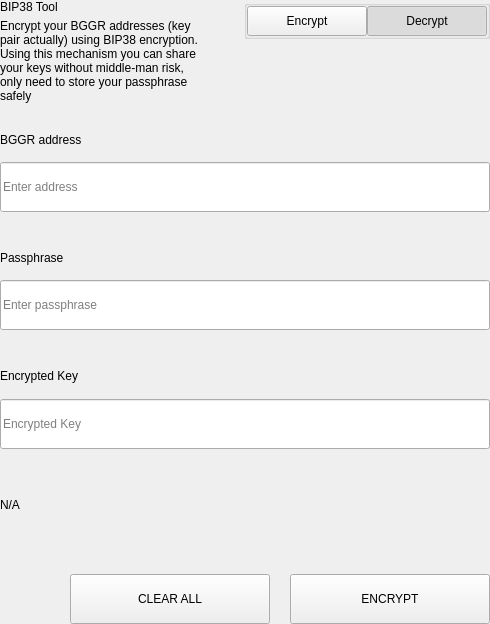
<?xml version="1.0" encoding="UTF-8"?>
<ui version="4.0">
 <class>SettingsBitToolWidget</class>
 <widget class="QWidget" name="SettingsBitToolWidget">
  <property name="geometry">
   <rect>
    <x>0</x>
    <y>0</y>
    <width>490</width>
    <height>624</height>
   </rect>
  </property>
  <property name="windowTitle">
   <string>Form</string>
  </property>
  <layout class="QVBoxLayout" name="verticalLayout">
   <property name="spacing">
    <number>0</number>
   </property>
   <property name="leftMargin">
    <number>0</number>
   </property>
   <property name="topMargin">
    <number>0</number>
   </property>
   <property name="rightMargin">
    <number>0</number>
   </property>
   <property name="bottomMargin">
    <number>0</number>
   </property>
   <item>
    <widget class="QWidget" name="left" native="true">
     <layout class="QVBoxLayout" name="verticalLayout_3">
      <property name="leftMargin">
       <number>0</number>
      </property>
      <property name="topMargin">
       <number>0</number>
      </property>
      <property name="rightMargin">
       <number>0</number>
      </property>
      <property name="bottomMargin">
       <number>0</number>
      </property>
      <item>
       <layout class="QVBoxLayout" name="verticalLayout_2">
        <property name="spacing">
         <number>0</number>
        </property>
        <item>
         <layout class="QHBoxLayout" name="horizontalLayout_3" stretch="3,1">
          <property name="spacing">
           <number>40</number>
          </property>
          <item>
           <layout class="QVBoxLayout" name="verticalLayoutTitle">
            <property name="spacing">
             <number>5</number>
            </property>
            <item>
             <widget class="QLabel" name="labelTitle">
              <property name="text">
               <string>BIP38 Tool</string>
              </property>
             </widget>
            </item>
            <item>
             <widget class="QLabel" name="labelSubtitle1">
              <property name="text">
               <string>Encrypt your BGGR addresses (key pair actually) using BIP38 encryption.
Using this mechanism you can share your keys without middle-man risk, only need to store your passphrase safely</string>
              </property>
              <property name="wordWrap">
               <bool>true</bool>
              </property>
             </widget>
            </item>
           </layout>
          </item>
          <item alignment="Qt::AlignTop">
           <widget class="QGroupBox" name="groupBox">
            <property name="title">
             <string/>
            </property>
            <property name="alignment">
             <set>Qt::AlignLeading|Qt::AlignLeft|Qt::AlignTop</set>
            </property>
            <layout class="QHBoxLayout" name="horizontalLayout_4">
             <property name="spacing">
              <number>0</number>
             </property>
             <property name="leftMargin">
              <number>0</number>
             </property>
             <property name="topMargin">
              <number>0</number>
             </property>
             <property name="rightMargin">
              <number>0</number>
             </property>
             <property name="bottomMargin">
              <number>0</number>
             </property>
             <item>
              <spacer name="horizontalSpacer">
               <property name="orientation">
                <enum>Qt::Horizontal</enum>
               </property>
               <property name="sizeHint" stdset="0">
                <size>
                 <width>40</width>
                 <height>20</height>
                </size>
               </property>
              </spacer>
             </item>
             <item>
              <widget class="QPushButton" name="pushLeft">
               <property name="minimumSize">
                <size>
                 <width>120</width>
                 <height>30</height>
                </size>
               </property>
               <property name="maximumSize">
                <size>
                 <width>120</width>
                 <height>30</height>
                </size>
               </property>
               <property name="focusPolicy">
                <enum>Qt::NoFocus</enum>
               </property>
               <property name="text">
                <string>Encrypt</string>
               </property>
               <property name="checkable">
                <bool>true</bool>
               </property>
               <property name="autoExclusive">
                <bool>true</bool>
               </property>
              </widget>
             </item>
             <item>
              <widget class="QPushButton" name="pushRight">
               <property name="minimumSize">
                <size>
                 <width>120</width>
                 <height>30</height>
                </size>
               </property>
               <property name="maximumSize">
                <size>
                 <width>120</width>
                 <height>30</height>
                </size>
               </property>
               <property name="focusPolicy">
                <enum>Qt::NoFocus</enum>
               </property>
               <property name="text">
                <string>Decrypt</string>
               </property>
               <property name="checkable">
                <bool>true</bool>
               </property>
               <property name="checked">
                <bool>true</bool>
               </property>
               <property name="autoExclusive">
                <bool>true</bool>
               </property>
              </widget>
             </item>
            </layout>
           </widget>
          </item>
         </layout>
        </item>
        <item>
         <widget class="QStackedWidget" name="stackedWidget">
          <property name="currentIndex">
           <number>1</number>
          </property>
          <widget class="QWidget" name="pageDecrypt">
           <layout class="QVBoxLayout" name="verticalLayout_5">
            <property name="spacing">
             <number>0</number>
            </property>
            <property name="leftMargin">
             <number>0</number>
            </property>
            <property name="topMargin">
             <number>0</number>
            </property>
            <property name="rightMargin">
             <number>0</number>
            </property>
            <property name="bottomMargin">
             <number>0</number>
            </property>
            <item>
             <widget class="QWidget" name="widget" native="true">
              <property name="minimumSize">
               <size>
                <width>0</width>
                <height>100</height>
               </size>
              </property>
              <layout class="QVBoxLayout" name="verticalLayout_4">
               <property name="spacing">
                <number>0</number>
               </property>
               <property name="leftMargin">
                <number>0</number>
               </property>
               <property name="topMargin">
                <number>0</number>
               </property>
               <property name="rightMargin">
                <number>0</number>
               </property>
               <property name="bottomMargin">
                <number>0</number>
               </property>
               <item>
                <spacer name="verticalSpacer_2">
                 <property name="orientation">
                  <enum>Qt::Vertical</enum>
                 </property>
                 <property name="sizeType">
                  <enum>QSizePolicy::Fixed</enum>
                 </property>
                 <property name="sizeHint" stdset="0">
                  <size>
                   <width>20</width>
                   <height>20</height>
                  </size>
                 </property>
                </spacer>
               </item>
               <item>
                <layout class="QHBoxLayout" name="horizontalLayout_6" stretch="2">
                 <property name="spacing">
                  <number>0</number>
                 </property>
                 <item>
                  <layout class="QVBoxLayout" name="verticalLayout_7">
                   <property name="spacing">
                    <number>9</number>
                   </property>
                   <item>
                    <widget class="QLabel" name="labelSubtitleKey">
                     <property name="minimumSize">
                      <size>
                       <width>0</width>
                       <height>20</height>
                      </size>
                     </property>
                     <property name="maximumSize">
                      <size>
                       <width>16777215</width>
                       <height>20</height>
                      </size>
                     </property>
                     <property name="text">
                      <string>Encrypted key</string>
                     </property>
                    </widget>
                   </item>
                   <item>
                    <widget class="QLineEdit" name="lineEditKey">
                     <property name="minimumSize">
                      <size>
                       <width>0</width>
                       <height>50</height>
                      </size>
                     </property>
                     <property name="maximumSize">
                      <size>
                       <width>16777215</width>
                       <height>50</height>
                      </size>
                     </property>
                     <property name="placeholderText">
                      <string>Enter a encrypted key</string>
                     </property>
                    </widget>
                   </item>
                  </layout>
                 </item>
                </layout>
               </item>
               <item>
                <spacer name="verticalSpacer_3">
                 <property name="orientation">
                  <enum>Qt::Vertical</enum>
                 </property>
                 <property name="sizeType">
                  <enum>QSizePolicy::Fixed</enum>
                 </property>
                 <property name="sizeHint" stdset="0">
                  <size>
                   <width>20</width>
                   <height>20</height>
                  </size>
                 </property>
                </spacer>
               </item>
               <item>
                <layout class="QVBoxLayout" name="verticalLayout_9">
                 <property name="spacing">
                  <number>9</number>
                 </property>
                 <item>
                  <widget class="QLabel" name="labelSubtitlePassphrase">
                   <property name="maximumSize">
                    <size>
                     <width>16777215</width>
                     <height>20</height>
                    </size>
                   </property>
                   <property name="text">
                    <string>Passphrase</string>
                   </property>
                  </widget>
                 </item>
                 <item>
                  <widget class="QLineEdit" name="lineEditPassphrase">
                   <property name="minimumSize">
                    <size>
                     <width>0</width>
                     <height>50</height>
                    </size>
                   </property>
                   <property name="maximumSize">
                    <size>
                     <width>16777215</width>
                     <height>50</height>
                    </size>
                   </property>
                   <property name="placeholderText">
                    <string>Enter a passphrase</string>
                   </property>
                  </widget>
                 </item>
                </layout>
               </item>
               <item>
                <spacer name="verticalSpacer_4">
                 <property name="orientation">
                  <enum>Qt::Vertical</enum>
                 </property>
                 <property name="sizeType">
                  <enum>QSizePolicy::Fixed</enum>
                 </property>
                 <property name="sizeHint" stdset="0">
                  <size>
                   <width>20</width>
                   <height>20</height>
                  </size>
                 </property>
                </spacer>
               </item>
               <item>
                <widget class="QWidget" name="widget_3" native="true">
                 <property name="sizePolicy">
                  <sizepolicy hsizetype="Preferred" vsizetype="Fixed">
                   <horstretch>0</horstretch>
                   <verstretch>0</verstretch>
                  </sizepolicy>
                 </property>
                 <layout class="QVBoxLayout" name="verticalLayout_10">
                  <property name="spacing">
                   <number>9</number>
                  </property>
                  <property name="leftMargin">
                   <number>0</number>
                  </property>
                  <property name="topMargin">
                   <number>0</number>
                  </property>
                  <property name="rightMargin">
                   <number>0</number>
                  </property>
                  <property name="bottomMargin">
                   <number>0</number>
                  </property>
                  <item>
                   <widget class="QLabel" name="labelSubtitleDecryptResult">
                    <property name="minimumSize">
                     <size>
                      <width>0</width>
                      <height>20</height>
                     </size>
                    </property>
                    <property name="maximumSize">
                     <size>
                      <width>16777215</width>
                      <height>20</height>
                     </size>
                    </property>
                    <property name="text">
                     <string>Decrypted address result</string>
                    </property>
                   </widget>
                  </item>
                  <item>
                   <widget class="QWidget" name="widget_4" native="true">
                    <layout class="QHBoxLayout" name="horizontalLayout" stretch="6,0,1">
                     <property name="spacing">
                      <number>0</number>
                     </property>
                     <property name="leftMargin">
                      <number>0</number>
                     </property>
                     <property name="topMargin">
                      <number>0</number>
                     </property>
                     <property name="rightMargin">
                      <number>0</number>
                     </property>
                     <property name="bottomMargin">
                      <number>0</number>
                     </property>
                     <item alignment="Qt::AlignVCenter">
                      <widget class="QLineEdit" name="lineEditDecryptResult">
                       <property name="minimumSize">
                        <size>
                         <width>0</width>
                         <height>50</height>
                        </size>
                       </property>
                       <property name="maximumSize">
                        <size>
                         <width>16777215</width>
                         <height>50</height>
                        </size>
                       </property>
                       <property name="placeholderText">
                        <string>Decrypted Address</string>
                       </property>
                      </widget>
                     </item>
                     <item>
                      <spacer name="horizontalSpacer_4">
                       <property name="orientation">
                        <enum>Qt::Horizontal</enum>
                       </property>
                       <property name="sizeType">
                        <enum>QSizePolicy::Fixed</enum>
                       </property>
                       <property name="sizeHint" stdset="0">
                        <size>
                         <width>20</width>
                         <height>50</height>
                        </size>
                       </property>
                      </spacer>
                     </item>
                     <item>
                      <widget class="QPushButton" name="pushButtonImport">
                       <property name="minimumSize">
                        <size>
                         <width>140</width>
                         <height>40</height>
                        </size>
                       </property>
                       <property name="text">
                        <string>Import Address</string>
                       </property>
                      </widget>
                     </item>
                    </layout>
                   </widget>
                  </item>
                 </layout>
                </widget>
               </item>
               <item>
                <widget class="QLabel" name="statusLabel_DEC">
                 <property name="maximumSize">
                  <size>
                   <width>16777215</width>
                   <height>40</height>
                  </size>
                 </property>
                 <property name="text">
                  <string/>
                 </property>
                </widget>
               </item>
               <item>
                <spacer name="verticalSpacer">
                 <property name="orientation">
                  <enum>Qt::Vertical</enum>
                 </property>
                 <property name="sizeType">
                  <enum>QSizePolicy::Preferred</enum>
                 </property>
                 <property name="sizeHint" stdset="0">
                  <size>
                   <width>20</width>
                   <height>20</height>
                  </size>
                 </property>
                </spacer>
               </item>
               <item>
                <layout class="QHBoxLayout" name="horizontalLayout_7">
                 <property name="spacing">
                  <number>0</number>
                 </property>
                 <item>
                  <spacer name="horizontalSpacer_5">
                   <property name="orientation">
                    <enum>Qt::Horizontal</enum>
                   </property>
                   <property name="sizeType">
                    <enum>QSizePolicy::Expanding</enum>
                   </property>
                   <property name="sizeHint" stdset="0">
                    <size>
                     <width>40</width>
                     <height>20</height>
                    </size>
                   </property>
                  </spacer>
                 </item>
                 <item>
                  <widget class="QPushButton" name="pushButtonDecryptClear">
                   <property name="minimumSize">
                    <size>
                     <width>200</width>
                     <height>50</height>
                    </size>
                   </property>
                   <property name="maximumSize">
                    <size>
                     <width>200</width>
                     <height>50</height>
                    </size>
                   </property>
                   <property name="text">
                    <string>CLEAR</string>
                   </property>
                  </widget>
                 </item>
                 <item>
                  <spacer name="horizontalSpacer_3">
                   <property name="orientation">
                    <enum>Qt::Horizontal</enum>
                   </property>
                   <property name="sizeType">
                    <enum>QSizePolicy::Fixed</enum>
                   </property>
                   <property name="sizeHint" stdset="0">
                    <size>
                     <width>20</width>
                     <height>20</height>
                    </size>
                   </property>
                  </spacer>
                 </item>
                 <item>
                  <widget class="QPushButton" name="pushButtonDecrypt">
                   <property name="minimumSize">
                    <size>
                     <width>200</width>
                     <height>50</height>
                    </size>
                   </property>
                   <property name="maximumSize">
                    <size>
                     <width>200</width>
                     <height>50</height>
                    </size>
                   </property>
                   <property name="text">
                    <string>DECRYPT KEY</string>
                   </property>
                  </widget>
                 </item>
                </layout>
               </item>
              </layout>
             </widget>
            </item>
           </layout>
          </widget>
          <widget class="QWidget" name="pageEncrypt">
           <layout class="QVBoxLayout" name="verticalLayout_11">
            <property name="spacing">
             <number>0</number>
            </property>
            <property name="leftMargin">
             <number>0</number>
            </property>
            <property name="topMargin">
             <number>0</number>
            </property>
            <property name="rightMargin">
             <number>0</number>
            </property>
            <property name="bottomMargin">
             <number>0</number>
            </property>
            <item>
             <spacer name="verticalSpacer_8">
              <property name="orientation">
               <enum>Qt::Vertical</enum>
              </property>
              <property name="sizeType">
               <enum>QSizePolicy::Fixed</enum>
              </property>
              <property name="sizeHint" stdset="0">
               <size>
                <width>20</width>
                <height>20</height>
               </size>
              </property>
             </spacer>
            </item>
            <item>
             <widget class="QWidget" name="containerAddressEnc" native="true">
              <layout class="QVBoxLayout" name="containerAddressEncLayout">
               <property name="spacing">
                <number>5</number>
               </property>
               <property name="leftMargin">
                <number>0</number>
               </property>
               <property name="topMargin">
                <number>0</number>
               </property>
               <property name="rightMargin">
                <number>0</number>
               </property>
               <property name="bottomMargin">
                <number>0</number>
               </property>
               <item>
                <widget class="QLabel" name="labelSubtitleAddress">
                 <property name="minimumSize">
                  <size>
                   <width>0</width>
                   <height>20</height>
                  </size>
                 </property>
                 <property name="maximumSize">
                  <size>
                   <width>16777215</width>
                   <height>20</height>
                  </size>
                 </property>
                 <property name="text">
                  <string>BGGR address</string>
                 </property>
                </widget>
               </item>
               <item>
                <widget class="QLineEdit" name="addressIn_ENC">
                 <property name="minimumSize">
                  <size>
                   <width>0</width>
                   <height>50</height>
                  </size>
                 </property>
                 <property name="placeholderText">
                  <string>Enter address</string>
                 </property>
                </widget>
               </item>
              </layout>
             </widget>
            </item>
            <item>
             <spacer name="verticalSpacer_6">
              <property name="orientation">
               <enum>Qt::Vertical</enum>
              </property>
              <property name="sizeType">
               <enum>QSizePolicy::Fixed</enum>
              </property>
              <property name="sizeHint" stdset="0">
               <size>
                <width>20</width>
                <height>20</height>
               </size>
              </property>
             </spacer>
            </item>
            <item>
             <widget class="QWidget" name="containerAddress" native="true">
              <layout class="QHBoxLayout" name="horizontalLayout_9" stretch="2">
               <property name="spacing">
                <number>0</number>
               </property>
               <property name="leftMargin">
                <number>0</number>
               </property>
               <property name="topMargin">
                <number>0</number>
               </property>
               <property name="rightMargin">
                <number>0</number>
               </property>
               <property name="bottomMargin">
                <number>0</number>
               </property>
               <item>
                <layout class="QVBoxLayout" name="verticalLayout_8">
                 <property name="spacing">
                  <number>5</number>
                 </property>
                 <item>
                  <widget class="QLabel" name="labelSubtitleMessage">
                   <property name="minimumSize">
                    <size>
                     <width>0</width>
                     <height>20</height>
                    </size>
                   </property>
                   <property name="maximumSize">
                    <size>
                     <width>16777215</width>
                     <height>20</height>
                    </size>
                   </property>
                   <property name="text">
                    <string>Passphrase</string>
                   </property>
                  </widget>
                 </item>
                 <item>
                  <widget class="QLineEdit" name="passphraseIn_ENC">
                   <property name="minimumSize">
                    <size>
                     <width>0</width>
                     <height>50</height>
                    </size>
                   </property>
                   <property name="maximumSize">
                    <size>
                     <width>16777215</width>
                     <height>50</height>
                    </size>
                   </property>
                   <property name="placeholderText">
                    <string>Enter passphrase</string>
                   </property>
                  </widget>
                 </item>
                </layout>
               </item>
              </layout>
             </widget>
            </item>
            <item>
             <spacer name="verticalSpacer_7">
              <property name="orientation">
               <enum>Qt::Vertical</enum>
              </property>
              <property name="sizeType">
               <enum>QSizePolicy::Fixed</enum>
              </property>
              <property name="sizeHint" stdset="0">
               <size>
                <width>20</width>
                <height>20</height>
               </size>
              </property>
             </spacer>
            </item>
            <item>
             <widget class="QWidget" name="widget_2" native="true">
              <property name="minimumSize">
               <size>
                <width>0</width>
                <height>75</height>
               </size>
              </property>
              <property name="maximumSize">
               <size>
                <width>16777215</width>
                <height>16777215</height>
               </size>
              </property>
              <layout class="QVBoxLayout" name="verticalLayout_6">
               <property name="leftMargin">
                <number>0</number>
               </property>
               <property name="topMargin">
                <number>0</number>
               </property>
               <property name="rightMargin">
                <number>0</number>
               </property>
               <property name="bottomMargin">
                <number>0</number>
               </property>
               <item>
                <widget class="QLabel" name="labelSubtitleEncryptedKey">
                 <property name="minimumSize">
                  <size>
                   <width>0</width>
                   <height>20</height>
                  </size>
                 </property>
                 <property name="maximumSize">
                  <size>
                   <width>16777215</width>
                   <height>20</height>
                  </size>
                 </property>
                 <property name="text">
                  <string>Encrypted Key</string>
                 </property>
                </widget>
               </item>
               <item>
                <widget class="QLineEdit" name="encryptedKeyOut_ENC">
                 <property name="minimumSize">
                  <size>
                   <width>0</width>
                   <height>50</height>
                  </size>
                 </property>
                 <property name="placeholderText">
                  <string>Encrypted Key</string>
                 </property>
                </widget>
               </item>
              </layout>
             </widget>
            </item>
            <item>
             <widget class="QLabel" name="statusLabel_ENC">
              <property name="text">
               <string notr="true">N/A</string>
              </property>
             </widget>
            </item>
            <item>
             <spacer name="verticalSpacer_5">
              <property name="orientation">
               <enum>Qt::Vertical</enum>
              </property>
              <property name="sizeType">
               <enum>QSizePolicy::Fixed</enum>
              </property>
              <property name="sizeHint" stdset="0">
               <size>
                <width>20</width>
                <height>20</height>
               </size>
              </property>
             </spacer>
            </item>
            <item>
             <layout class="QHBoxLayout" name="horizontalLayout_8">
              <property name="spacing">
               <number>0</number>
              </property>
              <item>
               <spacer name="horizontalSpacer_6">
                <property name="orientation">
                 <enum>Qt::Horizontal</enum>
                </property>
                <property name="sizeType">
                 <enum>QSizePolicy::Expanding</enum>
                </property>
                <property name="sizeHint" stdset="0">
                 <size>
                  <width>40</width>
                  <height>20</height>
                 </size>
                </property>
               </spacer>
              </item>
              <item>
               <widget class="QPushButton" name="pushButtonClear">
                <property name="minimumSize">
                 <size>
                  <width>200</width>
                  <height>50</height>
                 </size>
                </property>
                <property name="focusPolicy">
                 <enum>Qt::NoFocus</enum>
                </property>
                <property name="text">
                 <string>CLEAR ALL</string>
                </property>
               </widget>
              </item>
              <item>
               <spacer name="horizontalSpacer_2">
                <property name="orientation">
                 <enum>Qt::Horizontal</enum>
                </property>
                <property name="sizeType">
                 <enum>QSizePolicy::Fixed</enum>
                </property>
                <property name="sizeHint" stdset="0">
                 <size>
                  <width>20</width>
                  <height>20</height>
                 </size>
                </property>
               </spacer>
              </item>
              <item>
               <widget class="QPushButton" name="pushButtonEncrypt">
                <property name="minimumSize">
                 <size>
                  <width>200</width>
                  <height>50</height>
                 </size>
                </property>
                <property name="maximumSize">
                 <size>
                  <width>200</width>
                  <height>50</height>
                 </size>
                </property>
                <property name="focusPolicy">
                 <enum>Qt::NoFocus</enum>
                </property>
                <property name="text">
                 <string>ENCRYPT</string>
                </property>
               </widget>
              </item>
             </layout>
            </item>
           </layout>
          </widget>
         </widget>
        </item>
       </layout>
      </item>
     </layout>
    </widget>
   </item>
  </layout>
 </widget>
 <resources/>
 <connections/>
</ui>
